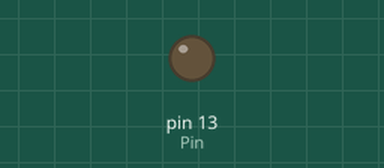
Recording of a sketch running on a simulated Arduino Uno, built with avr-gcc and run on an emulated ATmega328P. Shown: output pins drawn as LEDs (lit = HIGH).

Above: at 0.4 s.
At 33.3 s:
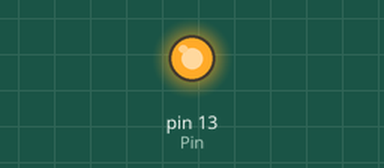
Timing chart, 0 to 36.7 s (numbered marks = the images above):
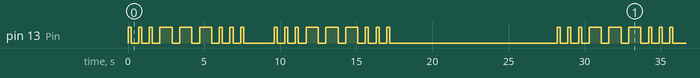

The sketch:

morse.ino
```cpp
// (licence header left out)
// variables
char blink_code[] = "...---... ...---..."; // lol
const int Pin = 13; // the number of the LED pin
const int short_interval = 200; // interval at which to blink (milliseconds)
const int long_interval = 800; // interval at which to blink (milliseconds)
const int space_interval = 1000; // interval at which to blink (milliseconds)
const int end_interval = 10000; // interval at which to blink (milliseconds)
int State = LOW; // ledState used to set the LED
int letterPos = 0; // Current letter you are testing in the morse code
// functions

void blinkled(char morse[], int pos ){
  switch (morse[pos]) {
   case '.':
      if (State == LOW)
          State = HIGH;
      digitalWrite(Pin, State);
      delay(short_interval);
      State = LOW;
      digitalWrite(Pin, State);
      break;

    case '-':
      if (State == LOW)
          State = HIGH;
      digitalWrite(Pin, State);
      delay(long_interval);
      State = LOW;
      digitalWrite(Pin, State);
      break;

    case ' ':
      if (State == HIGH)
          State = LOW;
      digitalWrite(Pin, State);
      delay(space_interval);
      break;

  }
}

void setup() {
  // set the digital pin as output:
  pinMode(Pin, OUTPUT);
}

void loop()
{
  blinkled(blink_code, letterPos);
  delay(500);
  if (letterPos < sizeof(blink_code) - 1) {
    // Move to the next letter in the morse code, unless you are at the end
    letterPos++;
  }
  else {
    // Long pause at the end of the phrase before it starts over again
    letterPos = 0;
    State = LOW;
    digitalWrite(Pin, State);
    delay(end_interval);
  }

}
```

Measured:
- by itself, pin 13 (Pin): moves between LOW and HIGH, repeating every 28.2 s
- by itself, everything shown: repeats every 28.2 s, in 36 steps
